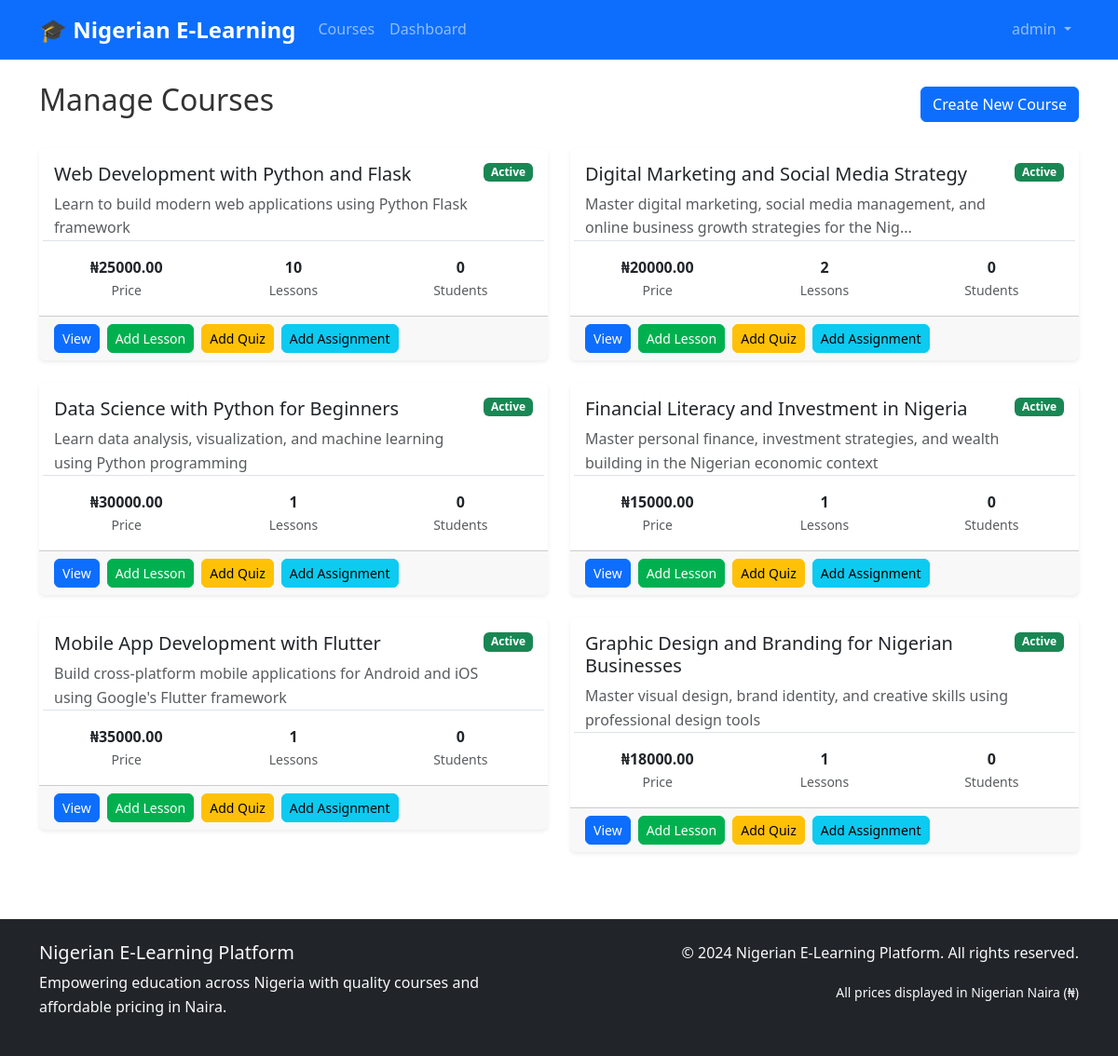
/courses/manage (signed in), run on an earlier commit of the app's database.
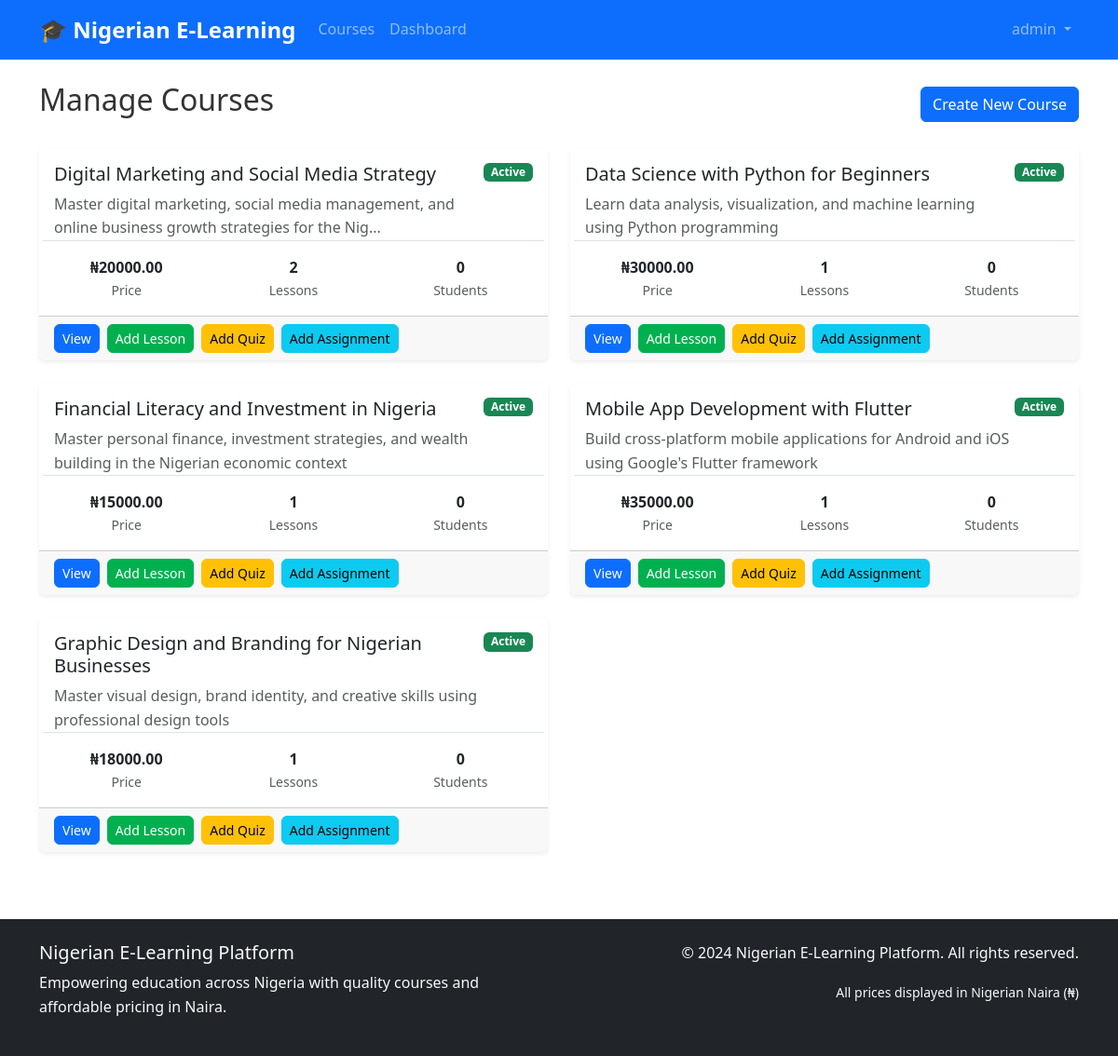
And on a later commit of the database.
### models.py (models this page shows)
class Course(db.Model):
    id = db.Column(db.Integer, primary_key=True)
    title = db.Column(db.String(200), nullable=False)
    description = db.Column(db.Text)
    price = db.Column(db.Float, nullable=False, default=0.0)
    instructor_id = db.Column(db.Integer, db.ForeignKey('user.id'), nullable=False)
    is_active = db.Column(db.Boolean, default=True)
    created_at = db.Column(db.DateTime, default=datetime.utcnow)
    updated_at = db.Column(db.DateTime, default=datetime.utcnow, onupdate=datetime.utcnow)
    lessons = db.relationship('Lesson', backref='course', lazy='dynamic', cascade='all, delete-orphan')
    enrollments = db.relationship('Enrollment', backref='course', lazy='dynamic', cascade='all, delete-orphan')
    quizzes = db.relationship('Quiz', backref='course', lazy='dynamic', cascade='all, delete-orphan')
    assignments = db.relationship('Assignment', backref='course', lazy='dynamic', cascade='all, delete-orphan')

### routes.py (the view)
@app.route('/courses/manage')
@login_required
@instructor_required
def manage_courses():
    if current_user.role == 'admin':
        courses = Course.query.all()
    else:
        courses = current_user.courses_created.all()
    return render_template('courses/manage.html', courses=courses)

### app.py (called while the page is built)
@login_manager.user_loader
def load_user(user_id):
    from models import User
    return User.query.get(int(user_id))

### models.py (called while the page is built)
    @property
    def is_active(self):
        return self.active

### utils.py (called while the page is built)
def instructor_required(f):
    @wraps(f)
    def decorated_function(*args, **kwargs):
        if not current_user.is_authenticated or current_user.role not in ['admin', 'instructor']:
            flash('Instructor access required', 'danger')
            return redirect(url_for('dashboard'))
        return f(*args, **kwargs)
    return decorated_function

### templates/courses/manage.html (shortened to what this page needs)
{% extends "base.html" %}
{% block content %}
<div class="d-flex justify-content-between align-items-center mb-4">
    <h2>Manage Courses</h2>
    <a href="{{ url_for('create_course') }}" class="btn btn-primary">Create New Course</a>
</div>
{% if courses %}
<div class="row">
    {% for course in courses %}
    <div class="col-md-6 mb-4">
        <div class="card">
            <div class="card-body">
                <div class="d-flex justify-content-between align-items-start">
                    <div>
                        <h5 class="card-title">{{ course.title }}</h5>
                        <p class="card-text text-muted">{{ course.description[:100] }}{% if course.description|length > 100 %}...{% endif %}</p>
                    </div>
                    <span class="badge {% if course.is_active %}bg-success{% else %}bg-secondary{% endif %}">
                        {% if course.is_active %}Active{% else %}Inactive{% endif %}
                    </span>
                </div>
                <div class="row text-center border-top pt-3">
                    <div class="col-4">
                        <strong>₦{{ "%.2f"|format(course.price) }}</strong>
                        <small class="text-muted d-block">Price</small>
                    </div>
                    <div class="col-4">
                        <strong>{{ course.lessons.count() }}</strong>
                        <small class="text-muted d-block">Lessons</small>
                    </div>
                    <div class="col-4">
                        <strong>{{ course.enrollments.filter_by(status='approved').count() }}</strong>
                        <small class="text-muted d-block">Students</small>
                    </div>
                </div>
            </div>
            <div class="card-footer">
                <div class="d-flex gap-2">
                    <a href="{{ url_for('course_detail', course_id=course.id) }}" class="btn btn-primary btn-sm">View</a>
                    <a href="{{ url_for('create_lesson', course_id=course.id) }}" class="btn btn-success btn-sm">Add Lesson</a>
                    <a href="{{ url_for('create_quiz', course_id=course.id) }}" class="btn btn-warning btn-sm">Add Quiz</a>
                    <a href="{{ url_for('create_assignment', course_id=course.id) }}" class="btn btn-info btn-sm">Add Assignment</a>
                </div>
            </div>
        </div>
    </div>
    {% endfor %}
</div>
{% endif %}
{% endblock %}

What changed in the data, as far as the page shows it:
removed Course: title "Web Development with Python and Flask", description "Learn to build modern web applications using Python Flask framework", is_active "Active", price "25000.00", lessons.count "10", enrollments.filter_by "0"
